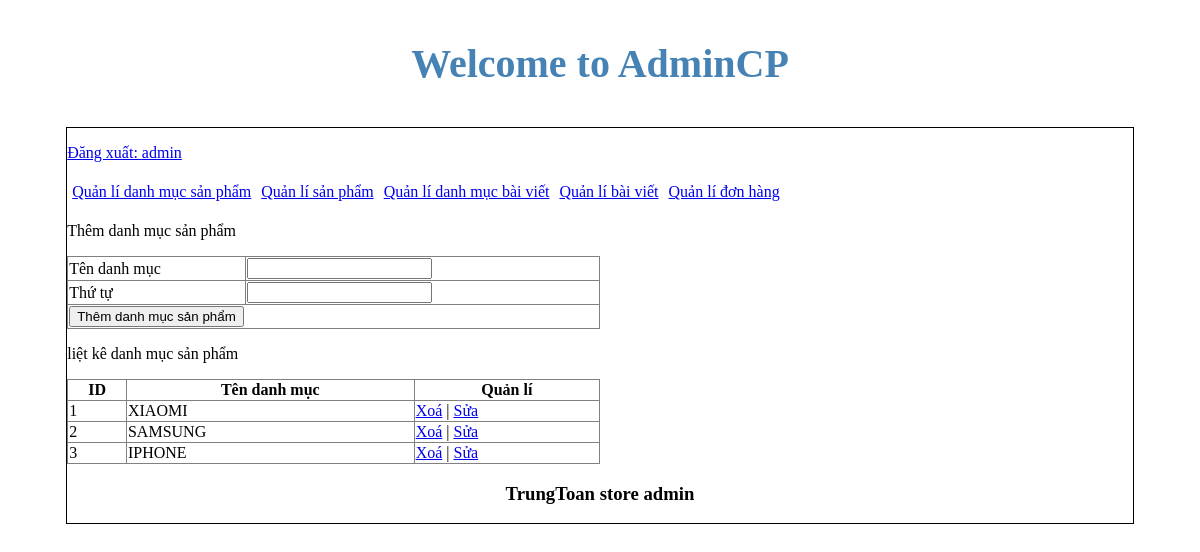
/admincp/index.php?action=quanlidanhmucsanpham&query=them (signed in), run on the app's committed database.
### tables this page shows
CREATE TABLE `tbl_danhmuc` (
  `id_danhmuc` int(11) NOT NULL,
  `tendanhmuc` varchar(100) NOT NULL,
  `thutu` int(11) NOT NULL
);

### admincp/modules/quanlidanhmucsp/lietke.php (the view)
<?php
    $sql_lietke_danhmucsp = "SELECT * FROM tbl_danhmuc ORDER BY thutu DESC";
    $query_lietke_danhmucsp = mysqli_query($mysqli, $sql_lietke_danhmucsp);
?>
<p> liệt kê danh mục sản phẩm </p>
<table border = "1" width = "50%" style="border-collapse: collapse;">
  <tr>
    <th>ID</th>
    <th>Tên danh mục</th>
    <th>Quản lí</th>
  </tr>
  <?php
    $i =0;
    while($row = mysqli_fetch_array($query_lietke_danhmucsp)){
        $i++;
  ?>
  <tr>
    <td><?php echo $i ?></td>
    <td><?php echo $row['tendanhmuc'] ?></td>
    <td>
        <a href= "modules/quanlidanhmucsp/xuli.php?iddanhmuc=<?php echo $row['id_danhmuc'] ?>">Xoá</a> | <a href="?action=quanlidanhmucsanpham&query=sua&iddanhmuc=<?php echo $row['id_danhmuc'] ?>">Sửa</a>
    </td>
  </tr>
  <?php
    }
  ?>
</table>

### data on the page
tbl_danhmuc: tendanhmuc "XIAOMI"
tbl_danhmuc: tendanhmuc "SAMSUNG"
tbl_danhmuc: tendanhmuc "IPHONE"

### other printed values
$_SESSION['dangnhap'] "admin"
